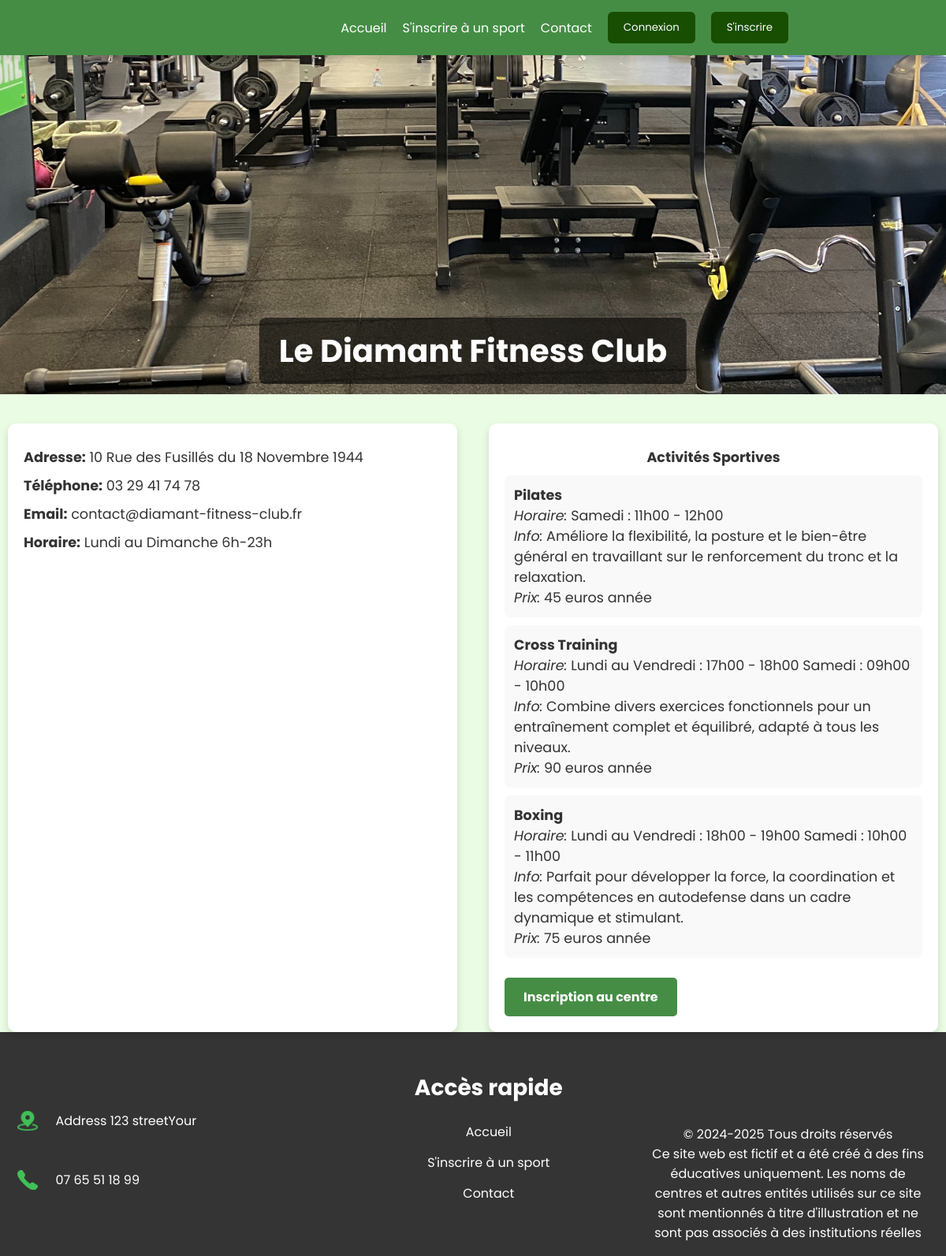
/index.php?page=information_centre&id=7, run on the app's committed database.
### tables this page shows
CREATE TABLE `centres` (
  `Id_centre` int(11) NOT NULL,
  `Nom` varchar(100) NOT NULL,
  `Horaire` varchar(250) DEFAULT NULL,
  `Adresse` varchar(255) DEFAULT NULL,
  `Lat` decimal(10,8) DEFAULT NULL,
  `Lon` decimal(11,8) DEFAULT NULL,
  `Telephone` varchar(20) DEFAULT NULL,
  `Mail` varchar(100) DEFAULT NULL
);

CREATE TABLE `sport` (
  `Id_sport` int(11) NOT NULL,
  `Nom` varchar(100) NOT NULL,
  `Id_centre` int(11) NOT NULL,
  `Horaire_sport` varchar(100) NOT NULL,
  `Information` text DEFAULT NULL,
  `prix` varchar(40) NOT NULL
);

### controllers/information_centre.php (called while the page is built, shortened)
<?php
require_once 'views/information_centre.php';
?>

### index.php (called while the page is built, shortened)
<?php
require_once 'route.php';
?>

### views/information_centre.php (the view, shortened to what this page needs)
<div class="content">
    <?php if (isset($_GET["id"])): ?>
        <?php
        $id =mysqli_real_escape_string($conn,$_GET["id"]);
        $sql = "SELECT * FROM centres WHERE Id_centre = '" . $id."'";
        $result = $conn->query($sql);
        if ($result->num_rows > 0): ?>
            <?php while($row = $result->fetch_assoc()): ?>
                <div class="centre-image">
                    <img src="images/<?php echo($id); ?>.jpg" alt="Photo du Centre" class="centre-img" />
                    <h1 class="centre-title"><?php echo($row["Nom"]); ?></h1>
                </div>
                <div class="info-container">
                    <div class="centre-info">
                        <p><strong>Adresse:</strong> <?php echo($row["Adresse"]); ?></p>
                        <p><strong>Téléphone:</strong> <?php echo($row["Telephone"]); ?></p>
                        <p><strong>Email:</strong> <?php echo($row["Mail"]); ?></p>
                        <p><strong>Horaire:</strong> <?php echo($row["Horaire"]); ?></p>
                    </div>
                    <div class="activite-info">
                        <h2>Activités Sportives</h2>
                        <ul>
                            <?php
                            $sql1 = "SELECT * FROM sport WHERE sport.Id_centre = '" . $id."'";
                            $result1 = $conn->query($sql1);
                            if ($result1->num_rows > 0):
                                while($row = $result1->fetch_assoc()): ?>
                                    <li>
                                        <strong><?php echo($row["Nom"]); ?></strong><br>
                                        <em>Horaire:</em> <?php echo($row["Horaire_sport"]); ?><br>
                                        <em>Info:</em> <?php echo($row["Information"]); ?><br>
                                        <em>Prix:</em> <?php echo($row["prix"]); ?>
                                    </li>
                                <?php endwhile;
                            endif;
                            ?>
                        </ul>
                        <a href="index.php?page=inscription" class="inscription-btn">Inscription au centre</a>
                    </div>
                </div>
            <?php endwhile; ?>
        <?php endif; ?>
    <?php endif; ?>
</div>

### css/general.css (style rules this page uses)
* { margin: 0; padding: 0; box-sizing: border-box; font-family: "Poppins", sans-serif; }
body { background: #eafde4; }
a { color: #fff; text-decoration: none; }

### css/footer.css (style rules this page uses)
a { text-decoration: none; }

### css/information.css (style rules this page uses)
.centre-image { width: 100vw; position: relative; overflow: hidden; margin: 0; }
.centre-img { width: 100vw; height: 500px; object-fit: cover; }
.centre-title { position: absolute; bottom: 20px; left: 50%; transform: translateX(-50%); font-size: 2.5em; color: #fff; background-color: rgba(0, 0, 0, 0.6); padding: 12px 25px; border-radius: 8px; font-weight: bold; }
.info-container { display: flex; gap: 20px; margin-top: 30px; flex-wrap: wrap; }
.centre-info, .activite-info { background: #ffffff; padding: 20px; border-radius: 10px; flex: 1; min-width: 45%; box-shadow: 0 4px 10px rgba(0, 0, 0, 0.15); transition: transform 0.3s ease, box-shadow 0.3s ease; margin-left:10px; margin-right: 10px; }
.centre-info p, .activite-info h2, .activite-info ul { font-size: 1.1em; margin: 10px 0; color: #333; }
.activite-info ul { list-style-type: none; padding: 0; margin: 10px 0; }
.activite-info li { background: #f9f9f9; color: #333; margin-bottom: 10px; padding: 12px; border-radius: 8px; }
.inscription-btn { display: inline-block; margin-top: 15px; padding: 12px 24px; color: #fff; background-color: #458d45; text-decoration: none; border-radius: 5px; font-weight: bold; text-align: center; transition: background-color 0.3s ease; }

### css/mes_inscription.css (style rules this page uses)
h2 { text-align: center; color: #333; }

### data on the page
centres: Nom "Le Diamant Fitness Club", Adresse "10 Rue des Fusillés du 18 Novembre 1944", Telephone "03 29 41 74 78", Mail "contact@diamant-fitness-club.fr", Horaire "Lundi au Dimanche 6h-23h"
sport: Nom "Pilates", Horaire_sport "Samedi : 11h00 - 12h00", Information "Améliore la flexibilité, la posture et le bien-être général en travaillant sur le renforcement du tronc et la relaxation.", prix "45 euros année"
sport: Nom "Cross Training", Horaire_sport "Lundi au Vendredi : 17h00 - 18h00 Samedi : 09h00 - 10h00", Information "Combine divers exercices fonctionnels pour un entraînement complet et équilibré, adapté à tous les niveaux.", prix "90 euros année"
sport: Nom "Boxing", Horaire_sport "Lundi au Vendredi : 18h00 - 19h00 Samedi : 10h00 - 11h00", Information "Parfait pour développer la force, la coordination et les compétences en autodefense dans un cadre dynamique et stimulant.", prix "75 euros année"
